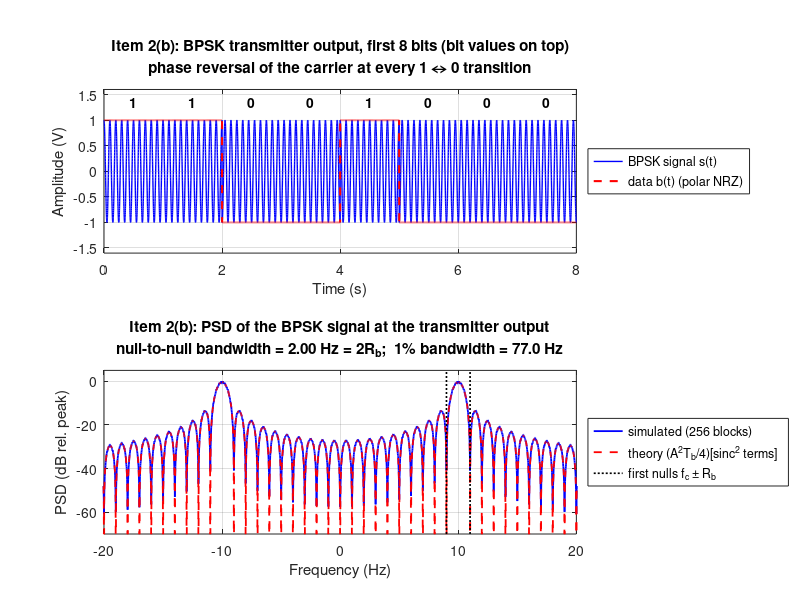
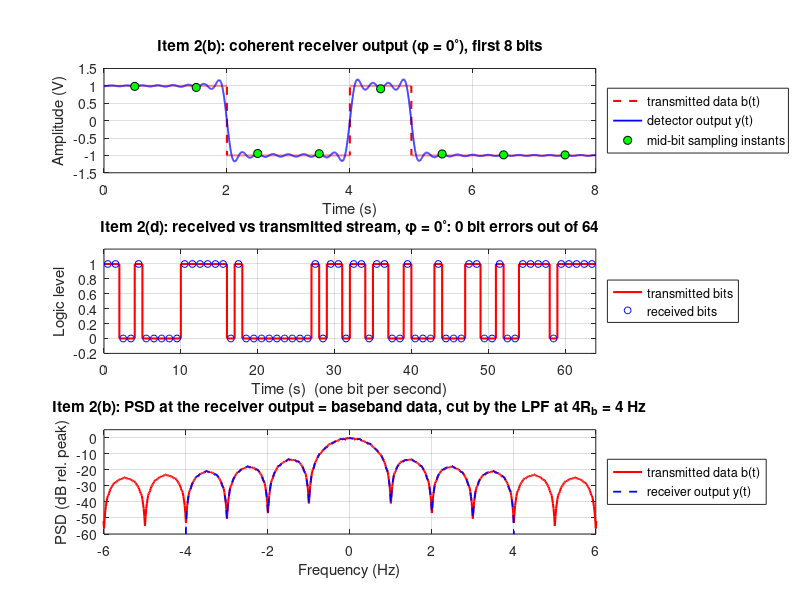
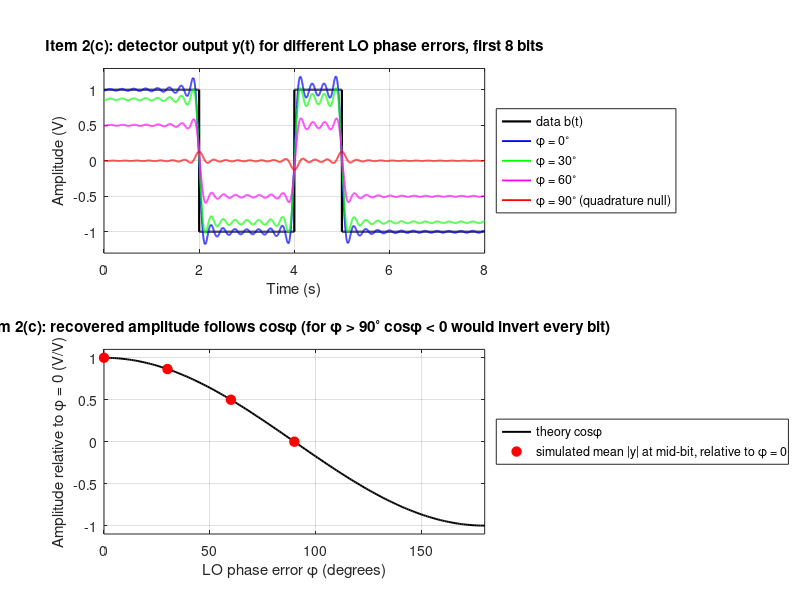
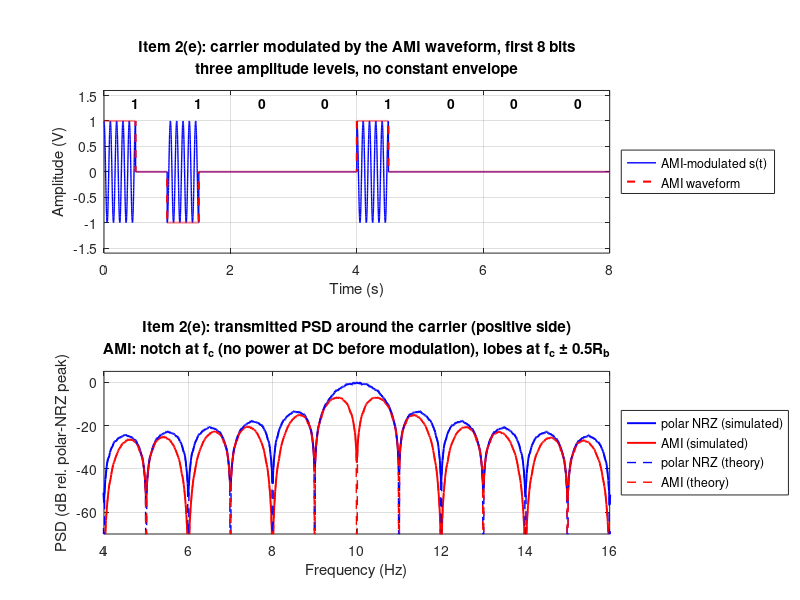

These figures' MATLAB source, in order:
%% ECE 351s - Digital Communication, Part B, Item 2: Digital Modulation (BPSK)
%  Transmitter + coherent receiver, LO phase error (30/60/90 deg), bit errors,
%  and the effect of the line code (AMI) on the transmitted spectrum.
%  Works in Octave and MATLAB. No toolbox communication functions are used:
%  every block (polar NRZ / AMI generator, modulator, mixer, ideal LPF,
%  bit decision, PSD estimator) is built here from basic theory.
%  Run the whole file; figures are also saved as PNGs in a "digB_2_figures"
%  folder next to this script (relative path, no editing).
%
%  Normalisation (same as Item 1): Tb = 1 s, so Rb = 1 bit/s and every
%  frequency below is also "in units of Rb".  fc = 10 Hz > Rb, as required.

clear; close all; clc;
saveFigs = true;
set(0,'DefaultFigurePosition',[100 100 1150 780]);      % bigger figures so nothing is cramped
set(0,'DefaultFigurePaperPositionMode','auto');
% legends go OUTSIDE the axes (right side) so they never cover the curves
leg = @(varargin) legend(varargin{:},'Location','eastoutside');
if exist('OCTAVE_VERSION','builtin'), rand('state',351); randn('state',351); else, rng(351); end

%% ---------------------------------------------------------------------
%  0. SETUP
%  ---------------------------------------------------------------------
Tb   = 1;                    % bit duration [s]            (as in Item 1)
Rb   = 1/Tb;                 % bit rate [bit/s]
fc   = 10;                   % carrier [Hz]  (10 x Rb > Rb, 10 full cycles per bit)
A    = 1;                    % carrier amplitude [V]
Nb   = 64;                   % bits in the demonstration stream (>= 64 required)
fsim = 1000;                 % simulation grid [Hz]: 100 samples per carrier cycle,
dt   = 1/fsim;               %   keeps spectral aliasing of the sinc tails negligible
spb  = round(fsim*Tb);       % samples per bit
L    = Nb*spb;               % samples in the demonstration stream
t    = (0:L-1)/fsim;         % time axis [s]
phis = [0 30 60 90];         % LO phase errors to study [deg]
fcutRx = 4*Rb;               % receiver low-pass cut-off [Hz] (removes the 2fc = 20 Hz term)

% small helpers (anonymous functions so the file is MATLAB/Octave portable)
mysinc  = @(x) (x==0) + (x~=0).*sin(pi*x)./(pi*x + (x==0));      % sin(pi x)/(pi x)
fAxis   = @(n) (-n/2:n/2-1)*(fsim/n);                              % centred frequency axis [Hz]
applyH  = @(x,H) real(ifft(ifftshift(fftshift(fft(x)).*H)));      % filter in frequency domain
polarNRZ = @(bits) kron(2*bits-1, ones(1,spb));                    % bit 1 -> +1, bit 0 -> -1
amiRZ    = @(bits) kron(bits.*((-1).^(cumsum(bits)-1)), ...        % bit 1 -> alternating +-1,
                        [ones(1,spb/2) zeros(1,spb/2)]);           % half-width pulse; bit 0 -> 0
PdB     = @(P,ref) 10*log10(P/ref + 1e-12);                        % PSD in dB relative to ref
cosd_   = @(x) cos(x*pi/180);                                      % cosine of an angle in degrees
savefig_ = @(name) print('-dpng','-r110',fullfile('digB_2_figures',[name '.png']));
if saveFigs && ~exist('digB_2_figures','dir'), mkdir('digB_2_figures'); end

% theory: PSD of polar NRZ and of AMI(half-width) baseband, and of the BPSK signals
Sb_polar = @(f) A^2*Tb*mysinc(f*Tb).^2;
Sb_ami   = @(f) A^2*(Tb/4)*mysinc(f*Tb/2).^2 .* sin(pi*f*Tb).^2;
S_bpsk   = @(f) 0.25*(Sb_polar(f-fc) + Sb_polar(f+fc));            % s(t) = b(t)cos(2 pi fc t)
S_amipsk = @(f) 0.25*(Sb_ami(f-fc)   + Sb_ami(f+fc));

% bandwidth by the project's 1 % rule: largest frequency where |S(f)| >= 1 % of its max
bw1pct = @(f,P) 2*(max(f(f>0 & sqrt(P) >= 0.01*max(sqrt(P(f>0))))) - fc);

% ---- random bit stream (generated by the program) ----
bits = round(rand(1,Nb));
b    = polarNRZ(bits);                       % baseband polar NRZ waveform b(t)
f    = fAxis(L);                             % df = 1/(Nb*Tb) = 1/64 Hz

fprintf('Bit stream (%d bits): %s\n', Nb, num2str(bits,'%d'));
fprintf('Rb = %g bit/s, fc = %g Hz (fc > Rb: %d)\n', Rb, fc, fc > Rb);

%% ---------------------------------------------------------------------
%  ITEM 2(a): BPSK TRANSMITTER AND COHERENT RECEIVER
%  ---------------------------------------------------------------------
%  Tx :  s(t) = A b(t) cos(2 pi fc t)           (phase 0 for bit 1, pi for bit 0)
%  Rx :  v(t) = s(t) * 2cos(2 pi fc t + phi)    (mixer / coherent detector)
%        v(t) = A b(t)[cos(phi) + cos(4 pi fc t + phi)]
%        y(t) = LPF{v(t)} = A b(t) cos(phi)     (the 2fc term is removed)
%        decision: sample y at the middle of every bit, bit = 1 if y > 0
Hlp = double(abs(f) <= fcutRx);                       % ideal LPF (brick wall in frequency)
c0  = cos(2*pi*fc*t);
s   = A*b.*c0;                                        % transmitted signal
mid = (0:Nb-1)*spb + spb/2 + 1;                       % index of the middle of each bit

y = zeros(numel(phis), L);  yS = zeros(numel(phis), Nb);
rxBits = zeros(numel(phis), Nb);  nErr = zeros(1,numel(phis));  ampMeas = zeros(1,numel(phis));
for i = 1:numel(phis)
    phi = phis(i)*pi/180;
    v = s .* (2*cos(2*pi*fc*t + phi));                % coherent detector: mixer
    y(i,:) = applyH(v, Hlp);                          % ... followed by the LPF
    yS(i,:) = y(i,mid);                               % sample at mid-bit
    rxBits(i,:) = double(yS(i,:) > 0);                % decision threshold = 0
    nErr(i) = sum(rxBits(i,:) ~= bits);
    ampMeas(i) = mean(abs(yS(i,:)));
end
eyeOpen = min(b(mid).*yS(1,:));                       % worst-case mid-bit margin, phi = 0
fprintf('phi = 0: received stream identical to transmitted: %d (bit errors = %d)\n', ...
        isequal(rxBits(1,:),bits), nErr(1));

%% ---------------------------------------------------------------------
%  POWER SPECTRAL DENSITY by averaging (Welch): 256 random blocks of 64 bits
%  ---------------------------------------------------------------------
%  Each block is multiplied by a Hann window (built by hand), its periodogram
%  is computed with the FFT and all periodograms are averaged.  The same
%  random blocks feed: BPSK(polar NRZ) at Tx, the receiver output, the
%  baseband b(t), and BPSK modulated by the AMI waveform (item 2e).
%  Every block gets a RANDOM carrier phase.  With fc = 10 Rb the carrier would
%  otherwise be locked to the bit clock, and the two spectral images of the
%  signal would add coherently in the tails (about 1.3 x the textbook PSD).
%  A random phase models a link whose carrier has no fixed relation to the
%  bit timing, which is what the standard sinc^2 formula assumes.
nBlk = 256;
w  = 0.5*(1 - cos(2*pi*(0:L-1)/L));                   % Hann window
U  = sum(w.^2);
psd = @(x) fftshift((dt/U)*abs(fft(w.*x)).^2);        % V^2/Hz, centred
P_tx = zeros(1,L); P_ami = zeros(1,L); P_b = zeros(1,L); P_y = zeros(1,L);
for k = 1:nBlk
    bk  = round(rand(1,Nb));
    bb  = polarNRZ(bk);   aa = amiRZ(bk);
    ck  = cos(2*pi*fc*t + 2*pi*rand);                 % carrier with random phase
    s1  = A*bb.*ck;       s2 = A*aa.*ck;
    y1  = applyH(s1.*(2*ck), Hlp);                    % receiver output (LO phase = carrier phase)
    P_tx  = P_tx  + psd(s1);   P_ami = P_ami + psd(s2);
    P_b   = P_b   + psd(bb);   P_y   = P_y   + psd(y1);
end
P_tx = P_tx/nBlk;  P_ami = P_ami/nBlk;  P_b = P_b/nBlk;  P_y = P_y/nBlk;

% ---- bandwidth of the BPSK signal ----
selU = f > fc+0.5 & f < fc+1.5;                       % first null above the carrier
[~,iN] = min(P_tx(selU));  fU = f(selU);  fNull = fU(iN);
BW_null  = 2*(fNull - fc);                            % null-to-null (theory 2/Tb = 2 Rb)
BW_1pct  = bw1pct(f,P_tx);                            % project criterion, simulated
BW_1pctT = bw1pct(f,S_bpsk(f));                       % project criterion, from the theory curve
fprintf('BPSK: first null at fc + %.3f Hz -> null-to-null BW = %.3f Hz (theory %g Hz)\n', fNull-fc, BW_null, 2*Rb);
fprintf('BPSK: 1%% bandwidth = %.2f Hz (theory curve: %.2f Hz)\n', BW_1pct, BW_1pctT);

%% ---------------------------------------------------------------------
%  ITEM 2(b): WAVEFORMS AND SPECTRA AT THE Tx OUTPUT AND AT THE Rx OUTPUT
%  ---------------------------------------------------------------------
tw = t <= 8;                                          % first 8 bits, so the carrier is visible

figure('Name','Item 2b: transmitter output');
subplot(2,1,1);
plot(t(tw), s(tw), 'b', 'LineWidth', 1.0); hold on;
plot(t(tw), b(tw), 'r--', 'LineWidth', 1.5);
for k = 1:8, text(k-0.5, 1.35, sprintf('%d',bits(k)), 'HorizontalAlignment','center','FontWeight','bold'); end
grid on; ylim([-1.6 1.6]); xlabel('Time (s)'); ylabel('Amplitude (V)');
leg('BPSK signal s(t)','data b(t) (polar NRZ)');
title({'Item 2(b): BPSK transmitter output, first 8 bits (bit values on top)', ...
       'phase reversal of the carrier at every 1 \leftrightarrow 0 transition'});
subplot(2,1,2);
plot(f, PdB(P_tx, max(P_tx)), 'b', 'LineWidth', 1.3); hold on;
plot(f, PdB(S_bpsk(f), max(P_tx)), 'r--', 'LineWidth', 1.3);
yl = [-70 5];
plot([fc-Rb fc-Rb NaN fc+Rb fc+Rb],[yl(1) yl(2) NaN yl(1) yl(2)],'k:','LineWidth',1.2);
grid on; xlim([-20 20]); ylim(yl); xlabel('Frequency (Hz)'); ylabel('PSD (dB rel. peak)');
leg('simulated (256 blocks)','theory (A^2T_b/4)[sinc^2 terms]','first nulls f_c \pm R_b');
title({'Item 2(b): PSD of the BPSK signal at the transmitter output', ...
       sprintf('null-to-null bandwidth = %.2f Hz = 2R_b;  1%% bandwidth = %.1f Hz',BW_null,BW_1pct)});
if saveFigs, savefig_('01_item2b_tx'); end

figure('Name','Item 2b: receiver output');
subplot(3,1,1);
plot(t(tw), b(tw), 'r--', 'LineWidth', 1.5); hold on;
plot(t(tw), y(1,tw), 'b', 'LineWidth', 1.3);
idx = mid(1:8);  plot(t(idx), y(1,idx), 'ko', 'MarkerFaceColor','g', 'MarkerSize', 6);
grid on; ylim([-1.5 1.5]); xlabel('Time (s)'); ylabel('Amplitude (V)');
leg('transmitted data b(t)','detector output y(t)','mid-bit sampling instants');
title('Item 2(b): coherent receiver output (\phi = 0^\circ), first 8 bits');
subplot(3,1,2);
stairs(0:Nb, [bits bits(end)], 'r', 'LineWidth', 1.5); hold on;
plot((1:Nb)-0.5, rxBits(1,:), 'bo', 'MarkerSize', 5);
grid on; xlim([0 Nb]); ylim([-0.2 1.2]); xlabel('Time (s)  (one bit per second)'); ylabel('Logic level');
leg('transmitted bits','received bits');
title(sprintf('Item 2(d): received vs transmitted stream, \\phi = 0^\\circ: %d bit errors out of %d', nErr(1), Nb));
subplot(3,1,3);
plot(f, PdB(P_b, max(P_b)), 'r', 'LineWidth', 1.5); hold on;
plot(f, PdB(P_y, max(P_b)), 'b--', 'LineWidth', 1.3);
grid on; xlim([-6 6]); ylim([-60 5]); xlabel('Frequency (Hz)'); ylabel('PSD (dB rel. peak)');
leg('transmitted data b(t)','receiver output y(t)');
title(sprintf('Item 2(b): PSD at the receiver output = baseband data, cut by the LPF at %gR_b = %g Hz', fcutRx/Rb, fcutRx));
if saveFigs, savefig_('02_item2b_rx'); end

%% ---------------------------------------------------------------------
%  ITEM 2(c) and 2(d): LOCAL OSCILLATOR PHASE ERROR 30, 60, 90 degrees
%  ---------------------------------------------------------------------
%  y(t) = A b(t) cos(phi): amplitude shrinks by cos(phi); at 90 deg it is zero
%  (quadrature null) and the decision is made on leakage only.
figure('Name','Item 2c: phase error');
subplot(2,1,1);
plot(t(tw), b(tw), 'k', 'LineWidth', 1.6); hold on;
col = {'b','g','m','r'};
for i = 1:numel(phis)
    plot(t(tw), y(i,tw), col{i}, 'LineWidth', 1.3);
end
grid on; ylim([-1.3 1.3]); xlabel('Time (s)'); ylabel('Amplitude (V)');
leg('data b(t)','\phi = 0^\circ','\phi = 30^\circ','\phi = 60^\circ','\phi = 90^\circ (quadrature null)');
title('Item 2(c): detector output y(t) for different LO phase errors, first 8 bits');
subplot(2,1,2);
pp = 0:1:180;
plot(pp, cosd_(pp), 'k', 'LineWidth', 1.4); hold on;
plot(phis, ampMeas/ampMeas(1), 'ro', 'MarkerFaceColor','r', 'MarkerSize', 7);
grid on; xlim([0 180]); ylim([-1.1 1.1]); xlabel('LO phase error \phi (degrees)'); ylabel('Amplitude relative to \phi = 0 (V/V)');
leg('theory cos\phi','simulated mean |y| at mid-bit, relative to \phi = 0');
title('Item 2(c): recovered amplitude follows cos\phi (for \phi > 90^\circ cos\phi < 0 would invert every bit)');
if saveFigs, savefig_('03_item2c_phase'); end

%% ---------------------------------------------------------------------
%  ITEM 2(e): LINE-CODED WAVEFORM (AMI) APPLIED TO THE MODULATOR
%  ---------------------------------------------------------------------
%  Same carrier, but the modulating waveform is the AMI waveform of Item 1
%  (marks alternate +1/-1 in half-width pulses, spaces are 0) instead of
%  the polar NRZ waveform.  The modulator is a product, so the PSD is the
%  baseband PSD shifted to +-fc:  S(f) = (1/4)[Sb(f-fc) + Sb(f+fc)].
ami  = amiRZ(bits);
sAmi = A*ami.*c0;
% receiver check: mix with 2cos(2 pi fc t), integrate over the first half of
% every bit (where the AMI pulse lives); a mark gives +-0.5, a space gives 0
vA   = sAmi .* (2*c0);
vAm  = reshape(vA, spb, Nb);                          % one column per bit
zA   = sum(vAm(1:spb/2,:), 1)*dt;
amiDec = double(abs(zA) > 0.25);
nErrAmi = sum(amiDec ~= bits);
BW_1pctAmi  = bw1pct(f,P_ami);
BW_1pctAmiT = bw1pct(f,S_amipsk(f));
[~,iC] = min(abs(f - fc));
notchDepth = PdB(P_ami(iC), max(P_ami));              % dB below its own peak at f = fc
fprintf('AMI-PSK: receiver decodes the AMI stream with %d bit errors\n', nErrAmi);
fprintf('AMI-PSK: 1%% bandwidth = %.2f Hz (theory curve %.2f Hz); notch at fc = %.1f dB\n', ...
        BW_1pctAmi, BW_1pctAmiT, notchDepth);
fprintf('Average power: polar-NRZ BPSK = %.3f V^2, AMI-PSK = %.3f V^2\n', ...
        sum(P_tx)*(fsim/L), sum(P_ami)*(fsim/L));

figure('Name','Item 2e: line-coded modulation');
subplot(2,1,1);
plot(t(tw), sAmi(tw), 'b', 'LineWidth', 1.0); hold on;
plot(t(tw), ami(tw), 'r--', 'LineWidth', 1.5);
for k = 1:8, text(k-0.5, 1.35, sprintf('%d',bits(k)), 'HorizontalAlignment','center','FontWeight','bold'); end
grid on; ylim([-1.6 1.6]); xlabel('Time (s)'); ylabel('Amplitude (V)');
leg('AMI-modulated s(t)','AMI waveform');
title({'Item 2(e): carrier modulated by the AMI waveform, first 8 bits', ...
       'three amplitude levels, no constant envelope'});
subplot(2,1,2);
ref = max(P_tx);
plot(f, PdB(P_tx,  ref), 'b', 'LineWidth', 1.4); hold on;
plot(f, PdB(P_ami, ref), 'r', 'LineWidth', 1.4);
plot(f, PdB(S_bpsk(f),   ref), 'b--', 'LineWidth', 1.0);
plot(f, PdB(S_amipsk(f), ref), 'r--', 'LineWidth', 1.0);
grid on; xlim([fc-6 fc+6]); ylim([-70 5]); xlabel('Frequency (Hz)'); ylabel('PSD (dB rel. polar-NRZ peak)');
leg('polar NRZ (simulated)','AMI (simulated)','polar NRZ (theory)','AMI (theory)');
title({'Item 2(e): transmitted PSD around the carrier (positive side)', ...
       'AMI: notch at f_c (no power at DC before modulation), lobes at f_c \pm 0.5R_b'});
if saveFigs, savefig_('04_item2e_linecode'); end

%% ---------------------------------------------------------------------
%  EXTRA (not required): bit error rate versus LO phase error with noise
%  ---------------------------------------------------------------------
%  Without noise a phase error of 30 or 60 deg only shrinks the amplitude, so
%  no errors appear.  With AWGN the smaller amplitude costs noise margin:
%  Pe = Q( sqrt(2Eb/N0) cos(phi) ) = 0.5 erfc( sqrt(Eb/N0) cos(phi) ).
%  Same transmitted stream and same noise for every phi; integrate-and-dump detector.
fsM = 100; spbM = fsM*Tb; dtM = 1/fsM; NbM = 20000; EbN0dB = 6;
Eb = A^2*Tb/2;  N0 = Eb/10^(EbN0dB/10);  sig2 = N0/(2*dtM);     % noise power per sample
bM = round(rand(1,NbM));  tM = (0:NbM*spbM-1)/fsM;
r  = A*kron(2*bM-1, ones(1,spbM)).*cos(2*pi*fc*tM) + sqrt(sig2)*randn(1,NbM*spbM);
phiSweep = 0:10:180;  berM = zeros(size(phiSweep));
for i = 1:numel(phiSweep)
    z = sum(reshape(r.*(2*cos(2*pi*fc*tM + phiSweep(i)*pi/180)), spbM, NbM), 1)*dtM/Tb;
    berM(i) = mean(double(z > 0) ~= bM);
end
berT = 0.5*erfc(sqrt(Eb/N0)*cosd_(phiSweep));
figure('Name','Extra: BER vs phase error');
semilogy(phiSweep, max(berT,1e-5), 'k', 'LineWidth', 1.4); hold on;
semilogy(phiSweep, max(berM,1e-5), 'ro', 'MarkerFaceColor','r', 'MarkerSize', 6);
grid on; xlim([0 180]); xlabel('LO phase error \phi (degrees)'); ylabel('Bit error rate');
leg('theory 0.5 erfc(\surd(E_b/N_0) cos\phi)','simulation (20000 bits)');
title(sprintf('Extra: BPSK bit error rate vs LO phase error, E_b/N_0 = %d dB',EbN0dB));
if saveFigs, savefig_('05_extra_ber_vs_phase'); end
[~,i30] = min(abs(phiSweep-30)); [~,i60] = min(abs(phiSweep-60)); [~,i90] = min(abs(phiSweep-90));

%% ---------------------------------------------------------------------
%  NUMBERS FOR THE SUMMARY TABLE
%  ---------------------------------------------------------------------
fprintf('\n================ RESULTS (Digital Part B, item 2) ================\n');
fprintf('Modulation: BPSK, Rb = %g bit/s, fc = %g Hz, fsim = %g Hz, %d bits\n',Rb,fc,fsim,Nb);
fprintf('[2a] receiver LPF cut-off = %g Hz ; worst-case mid-bit margin (phi=0) = %.3f V\n',fcutRx,eyeOpen);
fprintf('[2b] BPSK null-to-null BW = %.3f Hz (theory 2Rb = %g Hz) ; 1%% BW = %.2f Hz (theory curve %.2f Hz)\n', ...
        BW_null, 2*Rb, BW_1pct, BW_1pctT);
for i = 1:numel(phis)
    fprintf('[2c/2d] phi = %2d deg: mean |y| = %.4f V = %.4f x (phi=0 value) (cos(phi) = %.4f) ; bit errors = %d / %d\n', ...
            phis(i), ampMeas(i), ampMeas(i)/ampMeas(1), cosd_(phis(i)), nErr(i), Nb);
end
fprintf('[2c/2d] phi = 90 deg: max |y| at the sampling instants = %.2e V ; ones in the stream = %d ; decisions "1" = %d\n', ...
        max(abs(yS(end,:))), sum(bits), sum(rxBits(end,:)));
fprintf('[2e] AMI-PSK: 1%% BW = %.2f Hz (theory curve %.2f Hz) ; notch at fc = %.1f dB ; decode errors = %d\n', ...
        BW_1pctAmi, BW_1pctAmiT, notchDepth, nErrAmi);
fprintf('[extra] BER at Eb/N0 = %d dB, 20000 bits: phi=0: %.2e (theory %.2e) ; 30: %.2e (%.2e) ; 60: %.2e (%.2e) ; 90: %.3f (%.3f)\n', ...
        EbN0dB, berM(1),berT(1), berM(i30),berT(i30), berM(i60),berT(i60), berM(i90),berT(i90));
fprintf('==================================================================\n');
